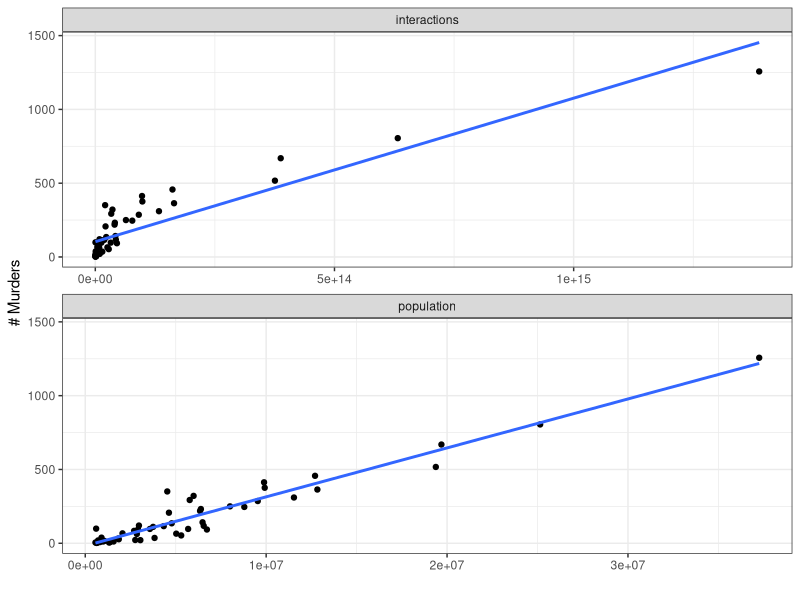

This figure's R source:
## ---- chunk 1
#| echo: true
library(dslabs) # <1>
data(murders) # <2>
murders[c(1:6, 51),] # <3>
## ---- chunk 2
#| echo: true
murders$rate <- murders$total / murders$population * 100000 # <1>
## ---- chunk 3
knitr::kable(murders[c(1:6, 46:51),], digits = 4)
## ---- chunk 4
#| echo: true

min(murders$rate) # <1>
## ---- chunk 5
#| echo: true
which.min(murders$rate) # <1>
murders$state[which.min(murders$rate)] # <2>
## ---- chunk 6
#| echo: true
#| output-location: column-fragment

tmp <- data.frame(
  total = murders$total, # <1>
  modulo = murders$total %% 2 # <2>
)
tmp[c(1:6,46:51),]
## ---- chunk 7
#| echo: true
tmp <- data.frame(
  total = murders$total,
  modulo = murders$total %% 2 
)
sum(tmp$modulo==0) # <1>
sum(tmp$modulo) # <2>
## ---- chunk 8
#| echo: true

murders$interactions <- murders$population^2 # <1>

with(murders, cor(total, population)) # <2>
with(murders, cor(total, interactions)) # <3>
## ---- chunk 9
#| fig-width: 4
#| fig-height: 8
library(ggplot2)
library(dplyr)
library(tidyr)
murders |>
  pivot_longer(c(population, interactions)) |>
  ggplot(aes(x = value, y = total)) + 
  geom_point() + 
  facet_wrap(~name, ncol = 1, scales = "free_x") + 
  geom_smooth(method = "lm", se = F) + 
  theme_bw() + 
  ylab("# Murders") + 
  xlab("")
